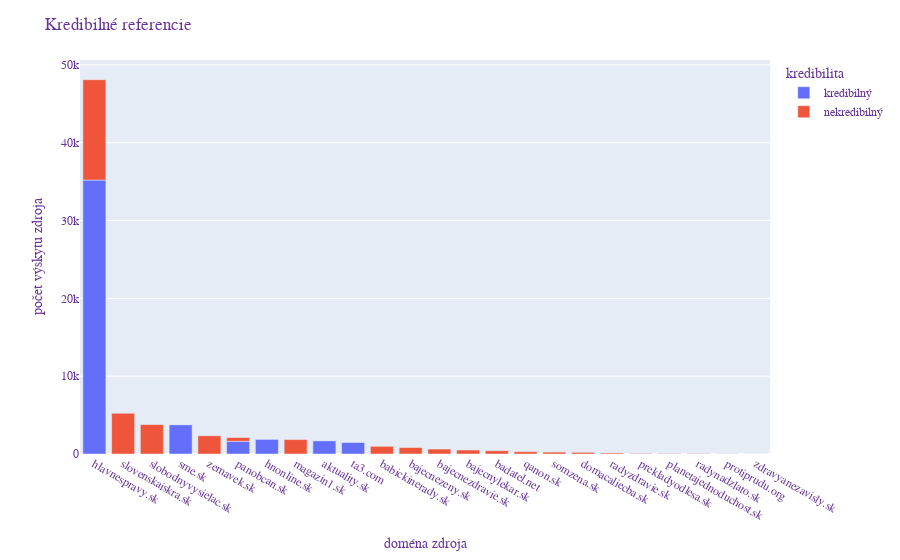
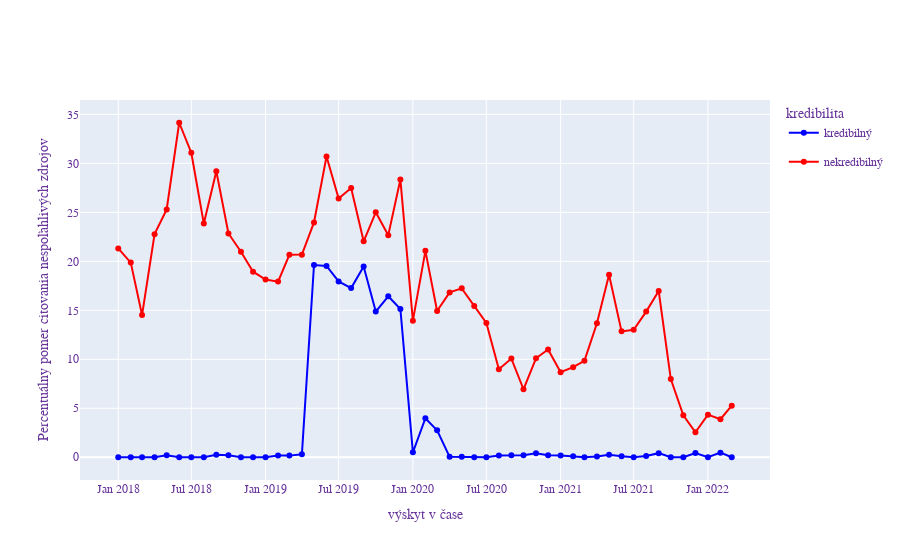

Notebook cell for these charts, in order:
### Markdown cell above
## Graphs for data_ref

### Code cell
plot_the_graph(data_ref, "Kredibilné referencie")

data_ref = pd.read_pickle("sources/indicators_final_dataset/reference.pkl")
data_ref['label'] = data_ref['label'].astype(str).astype(int)
graph_percentage(data_ref, "label", 0)

### Figure 1 — Plotly figure (JSON) as saved in the notebook; plotly's stock layout.template omitted (floating-point values rounded to 4 significant figures)
{"data": [{"alignmentgroup": "True", "hovertemplate": "credibility=1<br>source.name=%{x}<br>count=%{y}<extra></extra>", "legendgroup": "1", "marker": {"color": "#636efa", "pattern": {"shape": ""}}, "name": "kredibilný", "offsetgroup": "1", "orientation": "v", "showlegend": true, "textposition": "auto", "type": "bar", "x": ["hlavnespravy.sk", "slobodnyvysielac.sk", "hnonline.sk", "panobcan.sk", "sme.sk", "aktuality.sk", "ta3.com", "zemavek.sk", "bajecnylekar.sk", "slovenskaiskra.sk", "bajecnezdravie.sk", "babickinerady.sk", "magazin1.sk", "bajecnezeny.sk", "somzena.sk", "planetajednoduchost.sk", "qanon.sk", "radyzdravie.sk", "domacaliecba.sk", "radynadzlato.sk", "badatel.net", "prekladyodlesa.sk", "protiprudu.org", "zdravyanezavisly.sk"], "xaxis": "x", "y": [35198, 0, 1917, 1631, 3778, 1716, 1516, 0, 0, 0, 0, 0, 0, 0, 0, 0, 0, 0, 0, 0, 0, 0, 0, 3], "yaxis": "y"}, {"alignmentgroup": "True", "hovertemplate": "credibility=0<br>source.name=%{x}<br>count=%{y}<extra></extra>", "legendgroup": "0", "marker": {"color": "#EF553B", "pattern": {"shape": ""}}, "name": "nekredibilný", "offsetgroup": "0", "orientation": "v", "showlegend": true, "textposition": "auto", "type": "bar", "x": ["hlavnespravy.sk", "slobodnyvysielac.sk", "hnonline.sk", "panobcan.sk", "sme.sk", "aktuality.sk", "ta3.com", "zemavek.sk", "bajecnylekar.sk", "slovenskaiskra.sk", "bajecnezdravie.sk", "babickinerady.sk", "magazin1.sk", "bajecnezeny.sk", "somzena.sk", "planetajednoduchost.sk", "qanon.sk", "radyzdravie.sk", "domacaliecba.sk", "radynadzlato.sk", "badatel.net", "prekladyodlesa.sk", "protiprudu.org", "zdravyanezavisly.sk"], "xaxis": "x", "y": [12893, 3780, 0, 483, 0, 0, 0, 2338, 510, 5235, 633, 985, 1854, 826, 244, 56, 301, 131, 211, 44, 420, 62, 13, 0], "yaxis": "y"}], "layout": {"barmode": "relative", "font": {"color": "RebeccaPurple", "family": "Courier New, monospace", "size": 12}, "legend": {"title": {"text": "kredibilita"}, "tracegroupgap": 0}, "margin": {"t": 60}, "title": {"text": "Kredibilné referencie"}, "xaxis": {"anchor": "y", "categoryorder": "total descending", "domain": [0, 1], "title": {"text": "doména zdroja"}}, "yaxis": {"anchor": "x", "domain": [0, 1], "title": {"text": "počet výskytu zdroja"}}}}

### Figure 2 — Plotly figure (JSON) as saved in the notebook; plotly's stock layout.template omitted (floating-point values rounded to 4 significant figures)
{"data": [{"hovertemplate": "variable=perc_credible<br>month=%{x}<br>value=%{y}<extra></extra>", "legendgroup": "perc_credible", "line": {"color": "blue", "dash": "solid", "width": 2}, "marker": {"symbol": "circle"}, "mode": "markers+lines", "name": "kredibilný", "orientation": "v", "showlegend": true, "type": "scatter", "x": ["2018-01", "2018-02", "2018-03", "2018-04", "2018-05", "2018-06", "2018-07", "2018-08", "2018-09", "2018-10", "2018-11", "2018-12", "2019-01", "2019-02", "2019-03", "2019-04", "2019-05", "2019-06", "2019-07", "2019-08", "2019-09", "2019-10", "2019-11", "2019-12", "2020-01", "2020-02", "2020-03", "2020-04", "2020-05", "2020-06", "2020-07", "2020-08", "2020-09", "2020-10", "2020-11", "2020-12", "2021-01", "2021-02", "2021-03", "2021-04", "2021-05", "2021-06", "2021-07", "2021-08", "2021-09", "2021-10", "2021-11", "2021-12", "2022-01", "2022-02", "2022-03"], "xaxis": "x", "y": [0, 0, 0, 0, 0.2004, 0, 0, 0, 0.2632, 0.1988, 0, 0, 0, 0.1842, 0.1661, 0.2959, 19.62, 19.53, 17.95, 17.27, 19.47, 14.88, 16.42, 15.13, 0.5061, 3.981, 2.744, 0.04419, 0.04792, 0, 0, 0.1845, 0.2125, 0.2125, 0.402, 0.202, 0.188, 0.09625, 0, 0.08929, 0.2564, 0.1057, 0, 0.1189, 0.4175, 0, 0, 0.4329, 0, 0.4673, 0], "yaxis": "y"}, {"hovertemplate": "variable=perc_noncredible<br>month=%{x}<br>value=%{y}<extra></extra>", "legendgroup": "perc_noncredible", "line": {"color": "red", "dash": "solid", "width": 2}, "marker": {"symbol": "circle"}, "mode": "markers+lines", "name": "nekredibilný", "orientation": "v", "showlegend": true, "type": "scatter", "x": ["2018-01", "2018-02", "2018-03", "2018-04", "2018-05", "2018-06", "2018-07", "2018-08", "2018-09", "2018-10", "2018-11", "2018-12", "2019-01", "2019-02", "2019-03", "2019-04", "2019-05", "2019-06", "2019-07", "2019-08", "2019-09", "2019-10", "2019-11", "2019-12", "2020-01", "2020-02", "2020-03", "2020-04", "2020-05", "2020-06", "2020-07", "2020-08", "2020-09", "2020-10", "2020-11", "2020-12", "2021-01", "2021-02", "2021-03", "2021-04", "2021-05", "2021-06", "2021-07", "2021-08", "2021-09", "2021-10", "2021-11", "2021-12", "2022-01", "2022-02", "2022-03"], "xaxis": "x", "y": [21.32, 19.87, 14.51, 22.78, 25.29, 34.15, 31.09, 23.86, 29.19, 22.84, 20.97, 18.94, 18.15, 17.93, 20.66, 20.68, 23.97, 30.7, 26.42, 27.49, 22.04, 25, 22.67, 28.35, 13.95, 21.07, 14.93, 16.83, 17.24, 15.45, 13.71, 8.991, 10.07, 6.941, 10.1, 11.0, 8.674, 9.19, 9.848, 13.67, 18.62, 12.85, 13.01, 14.87, 16.97, 7.98, 4.276, 2.553, 4.348, 3.883, 5.263], "yaxis": "y"}], "layout": {"font": {"color": "RebeccaPurple", "family": "Courier New, monospace", "size": 12}, "legend": {"title": {"text": "kredibilita"}}, "showlegend": true, "title": {"text": ""}, "xaxis": {"title": {"text": "výskyt v čase"}}, "yaxis": {"title": {"text": "Percentuálny pomer citovania nespoľahlivých zdrojov"}}}}
